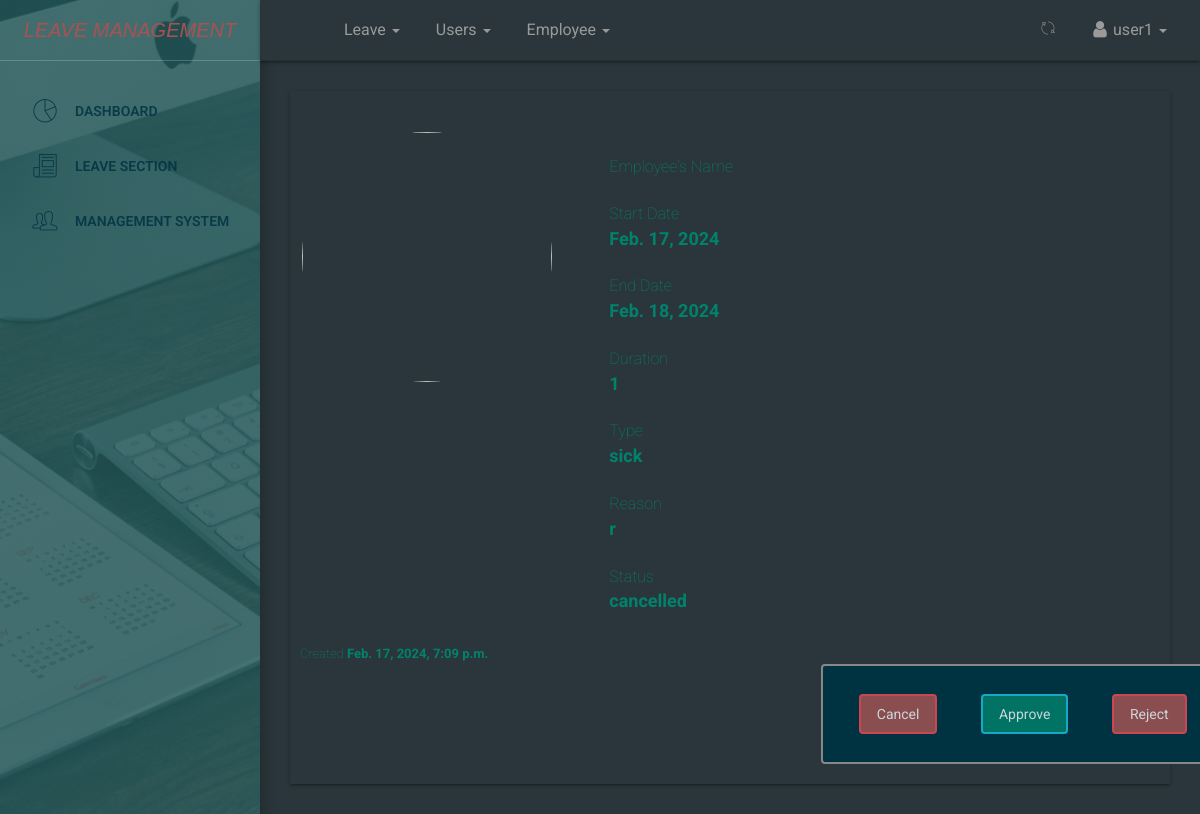
The app's page /dashboard/leaves/all/view/15/ (signed in), older data.
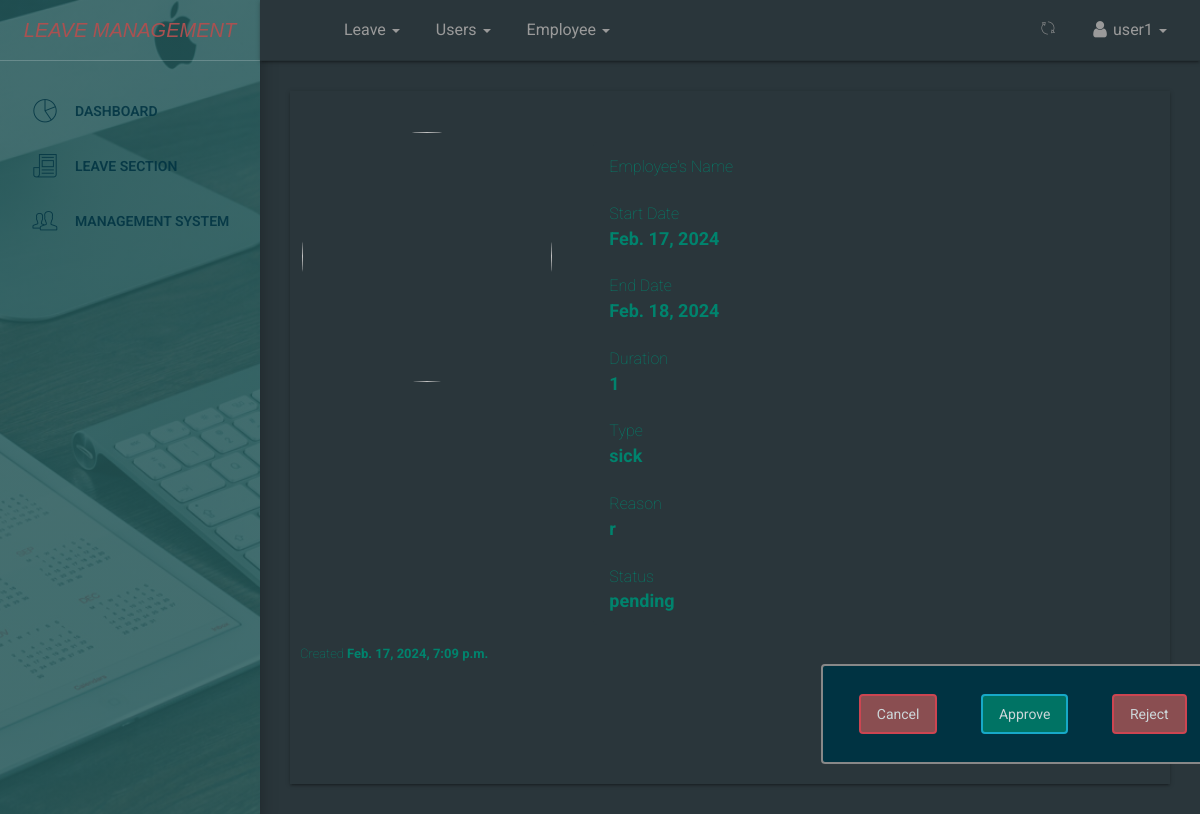
The same page, newer data.
### leave/models.py (models this page shows, shortened)
class Leave(models.Model):
	user = models.ForeignKey(User,on_delete=models.CASCADE,default=1)
	startdate = models.DateField(verbose_name=_('Start Date'),help_text='leave start date is on ..',null=True,blank=False)
	enddate = models.DateField(verbose_name=_('End Date'),help_text='coming back on ...',null=True,blank=False)
	leavetype = models.CharField(choices=LEAVE_TYPE,max_length=25,default=SICK,null=True,blank=False)
	reason = models.CharField(verbose_name=_('Reason for Leave'),max_length=255,help_text='add additional information for leave',null=True,blank=True)
	defaultdays = models.PositiveIntegerField(verbose_name=_('Leave days per year counter'),default=DAYS,null=True,blank=True)
	status = models.CharField(max_length=12,default='pending') #pending,approved,rejected,cancelled
	is_approved = models.BooleanField(default=False) #hide
	updated = models.DateTimeField(auto_now=True, auto_now_add=False)
	created = models.DateTimeField(auto_now=False, auto_now_add=True)
	objects = LeaveManager()
	class Meta:
		verbose_name = _('Leave')
		verbose_name_plural = _('Leaves')
		ordering = ['-created'] #recent objects
	@property
	def leave_days(self):
		days_count = ''
		startdate = self.startdate
		enddate = self.enddate
		"""if startdate > enddate:
			return
		"""
		dates = (enddate - startdate)
		return dates.days
	@property
	def leave_approved(self):
		return self.is_approved == True

### dashboard/views.py (the view)
# urls.py: path('leaves/all/view/<int:id>/',views.leaves_view,name='userleaveview'),
@login_required(login_url='accounts:login')
def leaves_view(request,id):
	if not (request.user.is_authenticated):
		return redirect('/')
	leave = get_object_or_404(Leave, id = id)
	employee = LinkUser.objects.filter(user = leave.user)
	return render(request,'dashboard/leave_detail_view.html',{'leave':leave,'employee':employee,'title':'{0}-{1} leave'.format(leave.user.username,leave.status)})

### leave/manager.py (called while the page is built)
	def get_queryset(self):
		return super().get_queryset()

### templates/dashboard/leave_detail_view.html (shortened to what the changed rows need)
{% extends '_layout.html' %}
{% load crispy_forms_tags %}
 {% block content %}
        <section class="content">
            <section class="container-fluid">
                <section class="form-wrapper">
                    <section class="row">
                        <section class="col-lg-8 col-md-12 col-sm-12">
                                    <div class="list-group" id="list-tab" role="tablist">
                                            <a class="list-group-item list-group-item-action" id="list-profile-list" data-toggle="list" href="" role="tab" aria-controls=""><span>Start Date</span> <div> <b>{{ leave.startdate }}</b></div>
                                            </a>
                                            <a class="list-group-item list-group-item-action" id="list-messages-list" data-toggle="list" href="" role="tab" aria-controls=""><span>End Date</span><div><b>{{ leave.enddate}}</b></div>
                                            </a>
                                            <a class="list-group-item list-group-item-action" id="list-settings-list" data-toggle="list" href="" role="tab" aria-controls=""><span>Duration</span> <div><b>{{ leave.leave_days}}</b></div>
                                            </a>
                                            <a class="list-group-item list-group-item-action" id="list-settings-list" data-toggle="list" href="" role="tab" aria-controls=""><span>Type</span> <div><b>{{ leave.leavetype}}</b></div>
                                            </a>
                                            <a class="list-group-item list-group-item-action" id="list-settings-list" data-toggle="list" href="" role="tab" aria-controls=""><span>Reason</span> <div><b>{{ leave.reason}}</b></div>
                                            </a>
                                             <a class="list-group-item list-group-item-action" id="list-settings-list" data-toggle="list" href="" role="tab" aria-controls=""><span>Status</span> <div><b>{{ leave.status}}</b></div>
                                             </a>
                                      </div>
                        </section>
                    </section>
                                  <span style="font-size: 13px;padding-left: 1rem;" class="pull-left">Created <b>{{ leave.created }}</b></span>
                </section>
            </section>
        </section>
 {% endblock %}

Row changes from the older to the newer data that the page shows:
changed Leave "sick": status "cancelled" → "pending"
